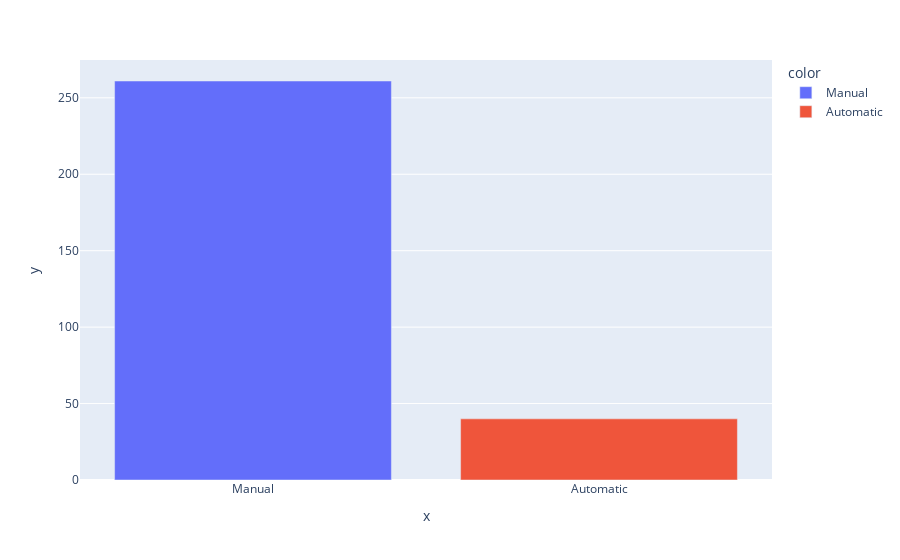

The notebook cell this image was saved under:
### Markdown cell above
**City is having maximum Sell**

### Code cell
px.bar(cardata,x=cardata.Transmission.value_counts().keys(),y=cardata.Transmission.value_counts().tolist(),
       color=cardata.Transmission.value_counts().keys())

### Figure 1 — Plotly figure (JSON) as saved in the notebook; plotly's stock layout.template omitted (floating-point values rounded to 4 significant figures)
{"data": [{"alignmentgroup": "True", "hovertemplate": "color=Manual<br>x=%{x}<br>y=%{y}<extra></extra>", "legendgroup": "Manual", "marker": {"color": "#636efa"}, "name": "Manual", "offsetgroup": "Manual", "orientation": "v", "showlegend": true, "textposition": "auto", "type": "bar", "x": ["Manual"], "xaxis": "x", "y": [261], "yaxis": "y"}, {"alignmentgroup": "True", "hovertemplate": "color=Automatic<br>x=%{x}<br>y=%{y}<extra></extra>", "legendgroup": "Automatic", "marker": {"color": "#EF553B"}, "name": "Automatic", "offsetgroup": "Automatic", "orientation": "v", "showlegend": true, "textposition": "auto", "type": "bar", "x": ["Automatic"], "xaxis": "x", "y": [40], "yaxis": "y"}], "layout": {"barmode": "relative", "legend": {"title": {"text": "color"}, "tracegroupgap": 0}, "margin": {"t": 60}, "xaxis": {"anchor": "y", "domain": [0, 1], "title": {"text": "x"}}, "yaxis": {"anchor": "x", "domain": [0, 1], "title": {"text": "y"}}}}
